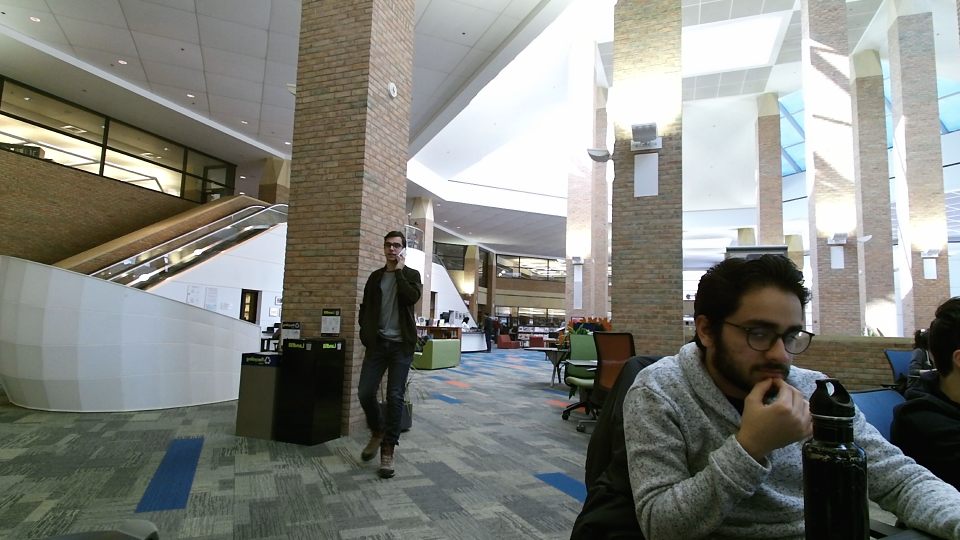
#> input picture Pics/KinectSnapshot-11-03-15.jpeg, 1920 x 1080 px (shown at 1/2 size)
$ python -i __main__.py   (imports and definitions only)
#> lines starting #> are read from the running program, lines starting #| are printed output that depends on the picture
#> further down, picture is the input picture: shape (1080, 1920, 3); mean B, G, R 123.6, 129.7, 128.1
import cv2
import numpy as np

class Stitcher:
    def __init__(self):
        self.imageL = None
        self.imageM = None
        self.imageR = None
        self.shift = None
        self.hmatL = None
        self.hmatM = None
        self.hmatR = None
        self.ratio = 0.75
        self.reprojThresh = 4.0

    def prepare_for_calibration(self, img):


        #Canny
        #output.append(cv2.Canny(images, 100, 200)
        #Normalization
        gray = cv2.cvtColor(img, cv2.COLOR_BGRA2GRAY)
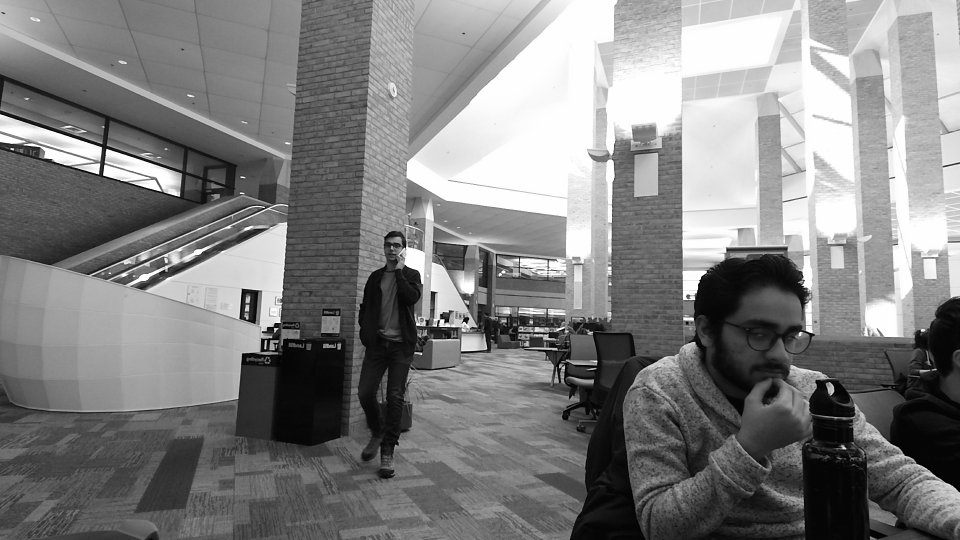
#> gray: shape (1080, 1920) (shown at 1/2 size); min 0, max 255, mean 128.5
        eq = cv2.equalizeHist(gray)

        output = eq

        return output

    # [85 lines left out: functions calibrate, stitch, get_homography, not called in this run]


    def describe(self, image):
        image = self.prepare_for_calibration(image)
        descriptor = cv2.xfeatures2d.SIFT_create()
        (keypoints, features) = descriptor.detectAndCompute(image, None)
#> keypoints = 12636 keypoints; strongest (x, y, size): (1096, 546, 2), (1096, 541, 2), (1608, 561, 2), (25, 298, 3.7)
        keypoints = np.float32([kp.pt for kp in keypoints])
#> keypoints = 12636 pairs, first value 2.28 to 1917, second value 2.97 to 1076.9
        return (keypoints, features)

    # [41 lines left out: functions match, drawMatches, not called in this run]

>>> import cv2
>>> picture = cv2.imread('../../../Pics/KinectSnapshot-11-03-15.jpeg')
>>> result = Stitcher().describe(picture)
#> result = 2 point arrays, longest 12636 points

$ run again, on Pics/KinectSnapshot-11-03-17.jpeg
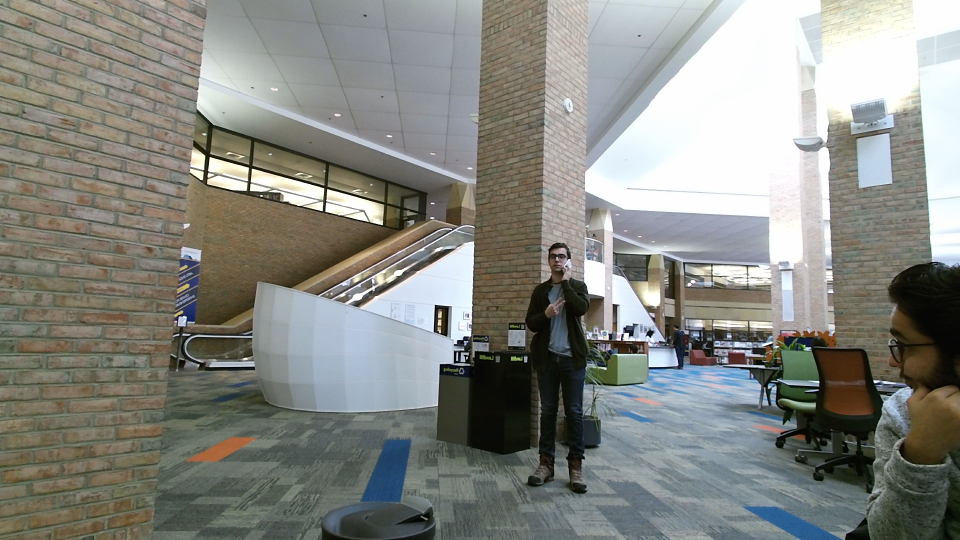
#> input picture Pics/KinectSnapshot-11-03-17.jpeg, 1920 x 1080 px (shown at 1/2 size)
#> picture is the input picture: shape (1080, 1920, 3); mean B, G, R 129.9, 135.7, 134.5
#> in prepare_for_calibration, `gray = cv2.cvtColor(img, cv2.COLOR_BGRA2GRAY)`:
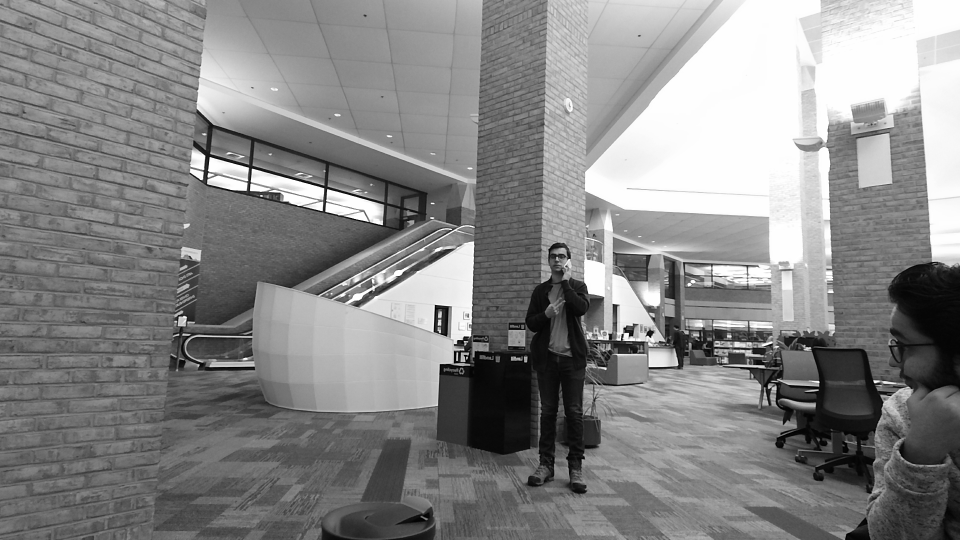
#> gray: shape (1080, 1920) (shown at 1/2 size); min 0, max 255, mean 134.7
#> in prepare_for_calibration, `eq = cv2.equalizeHist(gray)`:
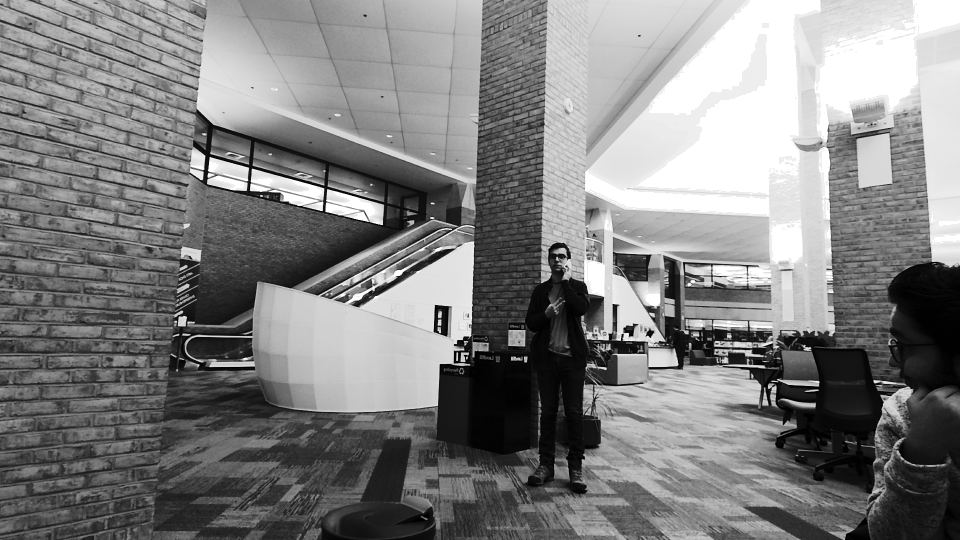
#> eq: shape (1080, 1920) (shown at 1/2 size); min 0, max 255, mean 128.7
#> in describe, `(keypoints, features) = descriptor.detectAndCompute(image, None)`: keypoints = 17339 keypoints; strongest (x, y, size): (523, 392, 3), (1300, 666, 9.1), (914, 707, 2.5), (1750, 763, 4.5)
#> in describe, `keypoints = np.float32([kp.pt for kp in keypoints])`: keypoints = 17339 pairs, first value 2.42 to 1914.8, second value 2.45 to 1077
#> result = 2 point arrays, longest 17339 points

$ run again, on Pics/KinectSnapshot-11-03-20.jpeg
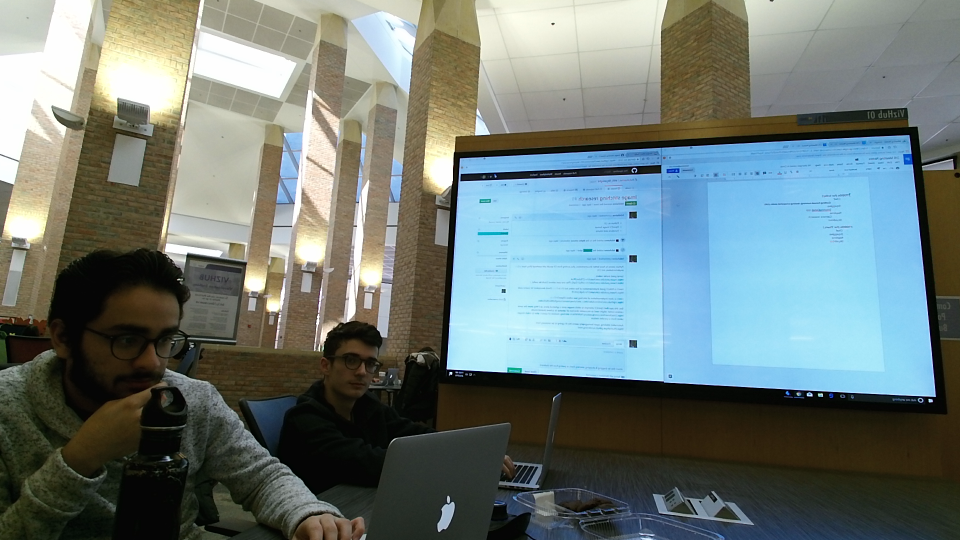
#> input picture Pics/KinectSnapshot-11-03-20.jpeg, 1920 x 1080 px (shown at 1/2 size)
#> picture is the input picture: shape (1080, 1920, 3); mean B, G, R 118.7, 121.4, 108.9
#> in prepare_for_calibration, `gray = cv2.cvtColor(img, cv2.COLOR_BGRA2GRAY)`:
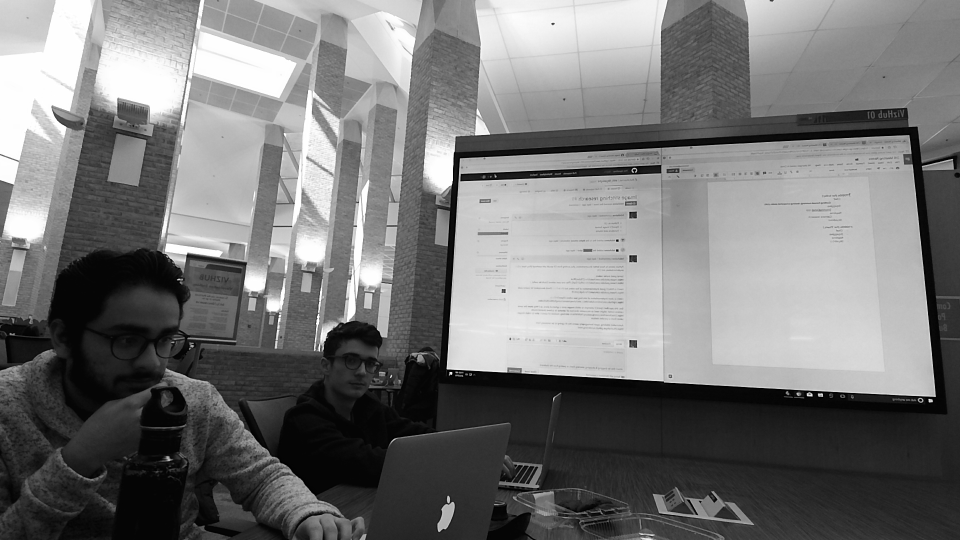
#> gray: shape (1080, 1920) (shown at 1/2 size); min 0, max 255, mean 117.3
#> in prepare_for_calibration, `eq = cv2.equalizeHist(gray)`:
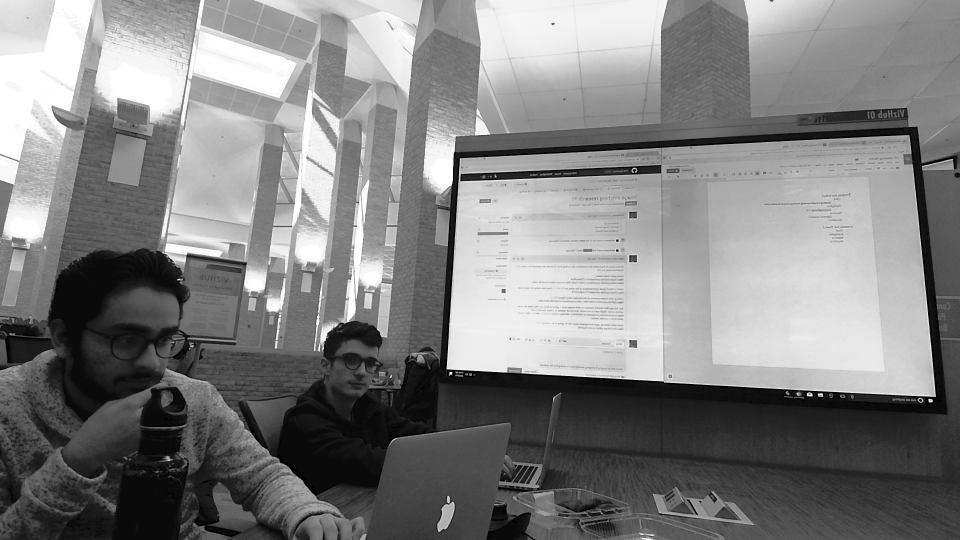
#> eq: shape (1080, 1920) (shown at 1/2 size); min 0, max 255, mean 128.3
#> in describe, `(keypoints, features) = descriptor.detectAndCompute(image, None)`: keypoints = 6756 keypoints; strongest (x, y, size): (902, 746, 3.9), (1861, 801, 5.1), (1234, 501, 3.3), (1235, 481, 3.2)
#> in describe, `keypoints = np.float32([kp.pt for kp in keypoints])`: keypoints = 6756 pairs, first value 2.99 to 1916.6, second value 4.37 to 1076.2
#> result = 2 point arrays, longest 6756 points

$ run again, on Pics/KinectSnapshot-11-03-23.jpeg
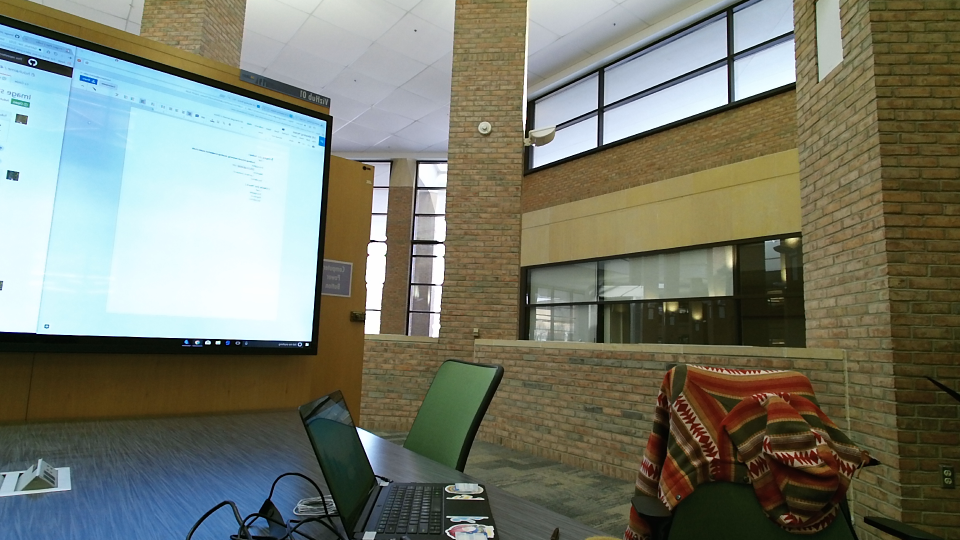
#> input picture Pics/KinectSnapshot-11-03-23.jpeg, 1920 x 1080 px (shown at 1/2 size)
#> picture is the input picture: shape (1080, 1920, 3); mean B, G, R 108.5, 122.2, 118.9
#> in prepare_for_calibration, `gray = cv2.cvtColor(img, cv2.COLOR_BGRA2GRAY)`:
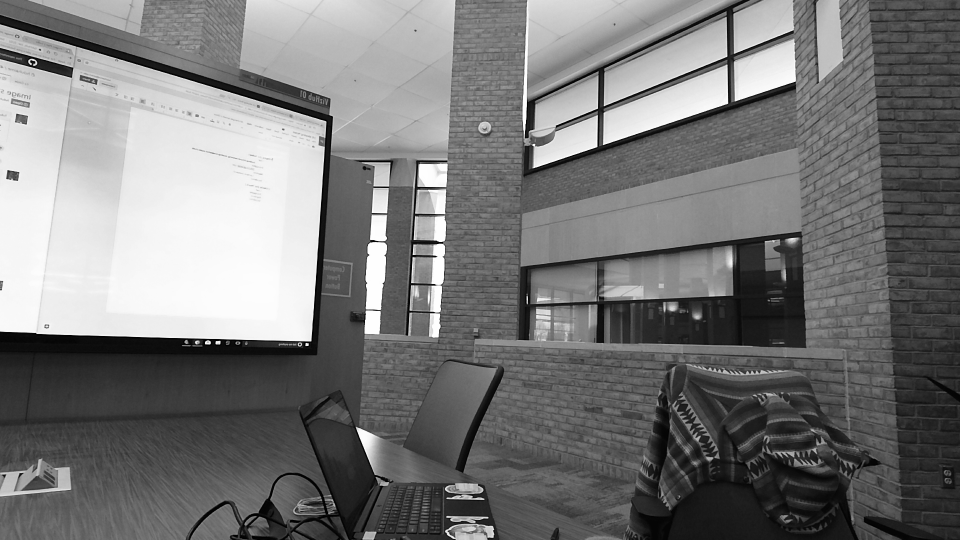
#> gray: shape (1080, 1920) (shown at 1/2 size); min 0, max 255, mean 119.7
#> in prepare_for_calibration, `eq = cv2.equalizeHist(gray)`:
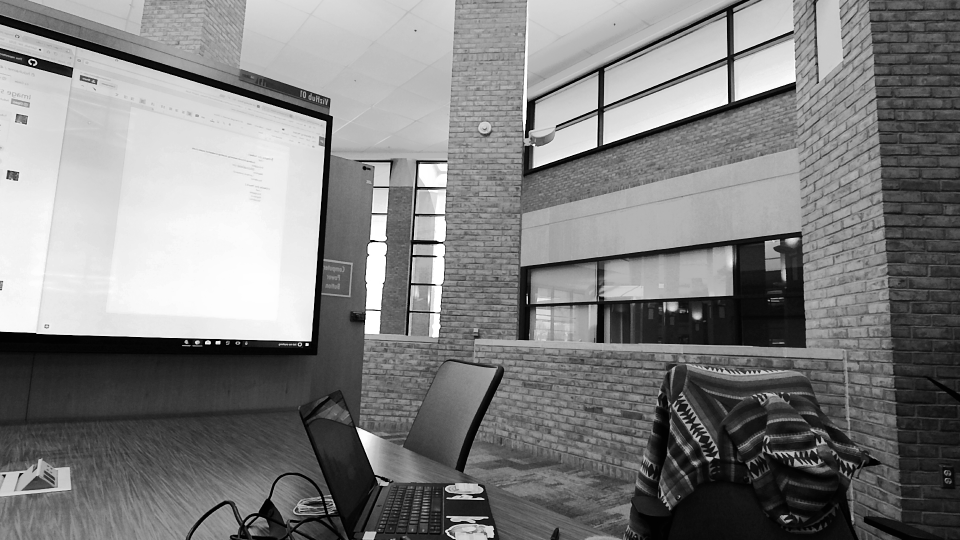
#> eq: shape (1080, 1920) (shown at 1/2 size); min 0, max 255, mean 128.2
#> in describe, `(keypoints, features) = descriptor.detectAndCompute(image, None)`: keypoints = 13086 keypoints; strongest (x, y, size): (614, 689, 4.1), (599, 689, 2.1), (416, 685, 6), (867, 625, 2.1)
#> in describe, `keypoints = np.float32([kp.pt for kp in keypoints])`: keypoints = 13086 pairs, first value 2.52 to 1917, second value 2.43 to 1077
#> result = 2 point arrays, longest 13086 points
